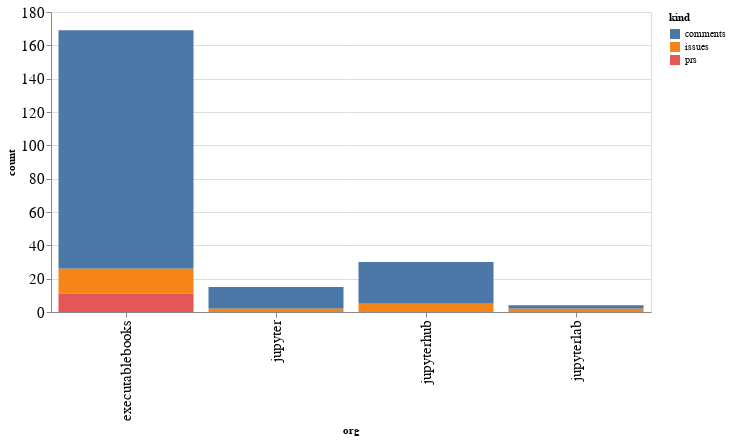

The cell this chart's notebook holds for it:
### Code cell
alt.Chart(org_summaries, width=600).mark_bar().encode(
    x='org',
    y='count',
    color='kind',
    tooltip="org"
)

### Figure 1 — Vega-Lite specification as saved in the notebook (floating-point values rounded to 4 significant figures)
{"config": {"axisLeft": {"labelFontSize": 15}, "axisBottom": {"labelFontSize": 15}}, "data": {"name": "data-1ca14834e975efe346fc32e3e4767030"}, "mark": "bar", "encoding": {"color": {"type": "nominal", "field": "kind"}, "tooltip": {"type": "nominal", "field": "org"}, "x": {"type": "nominal", "field": "org"}, "y": {"type": "quantitative", "field": "count"}}, "width": 600, "$schema": "https://vega.github.io/schema/vega-lite/v4.8.1.json", "datasets": {"data-1ca14834e975efe346fc32e3e4767030": [{"org": "executablebooks", "kind": "comments", "count": 143}, {"org": "executablebooks", "kind": "issues", "count": 15}, {"org": "executablebooks", "kind": "prs", "count": 11}, {"org": "jupyter", "kind": "comments", "count": 13}, {"org": "jupyter", "kind": "issues", "count": 2}, {"org": "jupyterhub", "kind": "comments", "count": 25}, {"org": "jupyterhub", "kind": "issues", "count": 5}, {"org": "jupyterlab", "kind": "comments", "count": 2}, {"org": "jupyterlab", "kind": "issues", "count": 2}]}}
